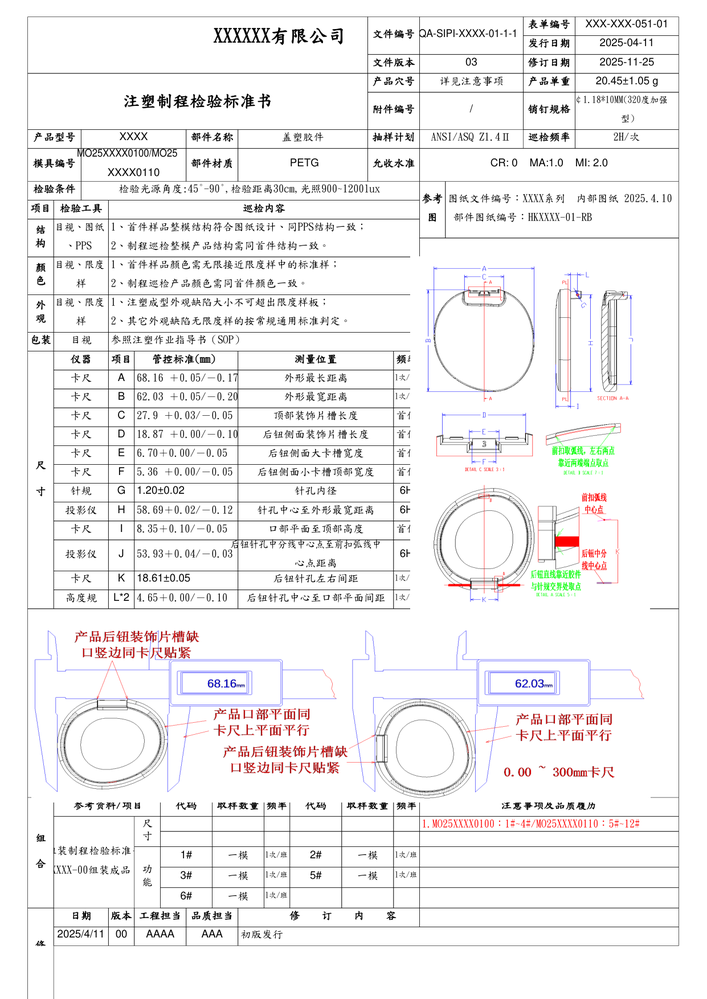
#> input picture tests/MiniPdf.Benchmark/reports/images/Issue202609031340_p1_minipdf.png, 707 x 999 px, shrunk from 1241 x 1754 before the run, given in place of classic132_striped_table_p1_minipdf.png, which was not available
$ python _diag_visual.py
#> lines starting #> are read from the running program, lines starting #| are printed output that depends on the picture; after the words box and inside, x2 and y2 are one past the last pixel; in counts of white or black regions, pixels touching at a corner belong together; pictures that were not available may be replaced by others from this repository, and a replacement may not be noted
"""Diagnostic script to analyze visual differences between minipdf and reference PDFs."""
from PIL import Image
import numpy as np

def analyze_file(name):
#> called with name = 'classic132_striped_table'
    print(f"\n{'='*60}")
    print(f"Analyzing: {name}")
    print(f"{'='*60}")
    m = Image.open(f'reports/images/{name}_p1_minipdf.png').convert('RGB')
#> m is the input picture: PIL image 707x999 RGB; mean R, G, B 241.1, 240.1, 240.6
    r = Image.open(f'reports/images/{name}_p1_reference.png').convert('RGB')
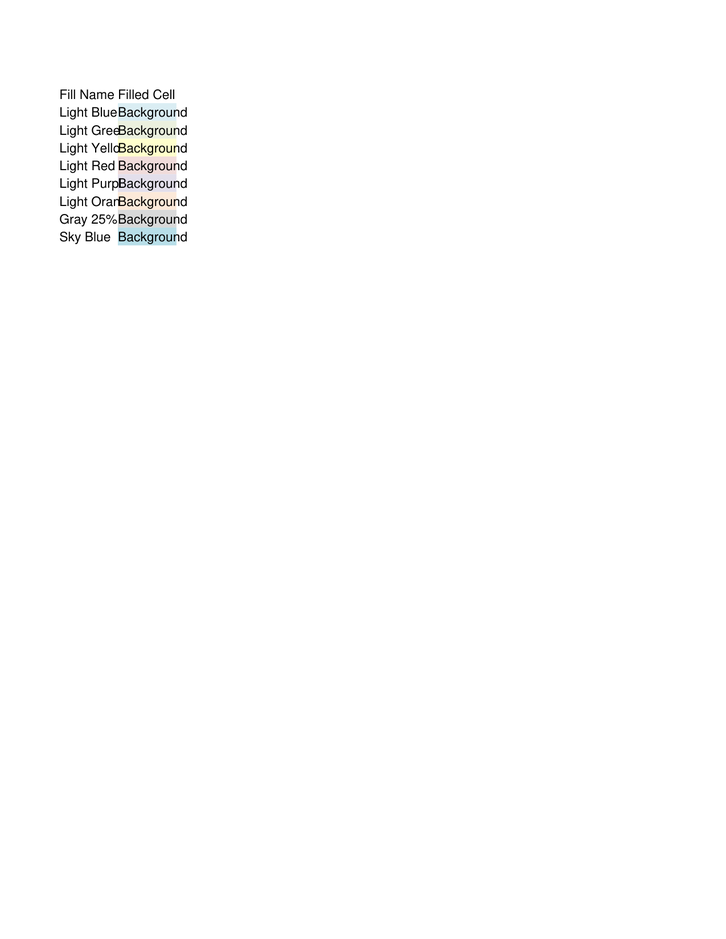
#> input picture tests/MiniPdf.Benchmark/reports/images/classic125_solid_fills_p1_minipdf.png, 726 x 939 px, shrunk from 1275 x 1650 before the run, given in place of classic132_striped_table_p1_reference.png, which was not available
#> r is the input picture: PIL image 726x939 RGB; mean R, G, B 253.4, 253.5, 253.4
    w = min(m.width, r.width)
#> w = 707
    h = min(m.height, r.height)
#> h = 939
    m = m.crop((0, 0, w, h))
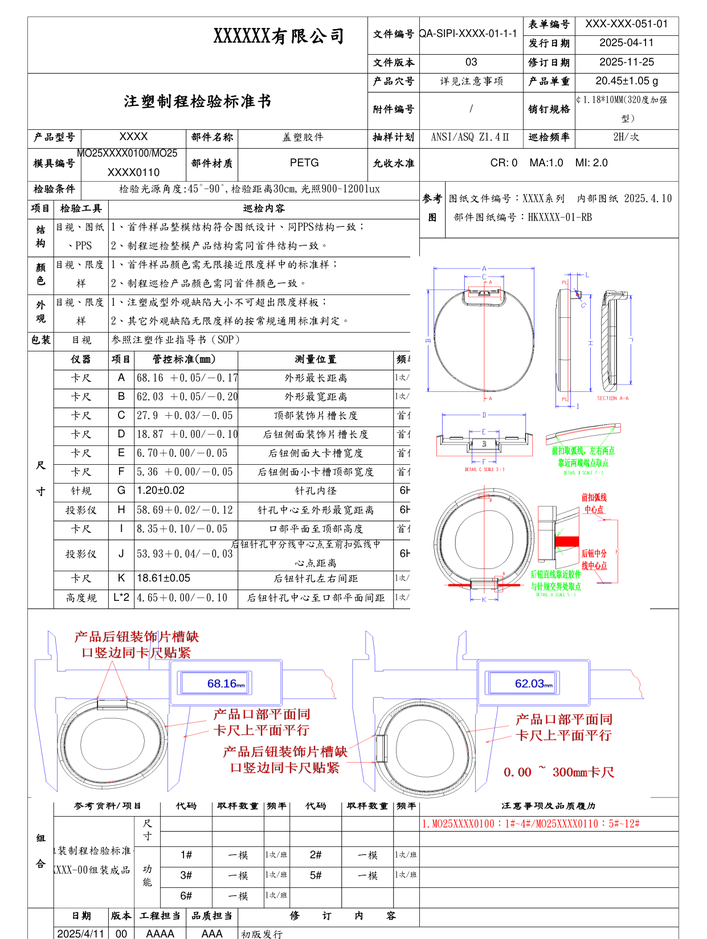
#> m: PIL image 707x939 RGB; mean R, G, B 240.4, 239.3, 239.8
    r = r.crop((0, 0, w, h))
#> r: PIL image 707x939 RGB
    ma = np.array(m, dtype=float)
    ra = np.array(r, dtype=float)

    # Get significant differences
    diff = np.abs(ma - ra)
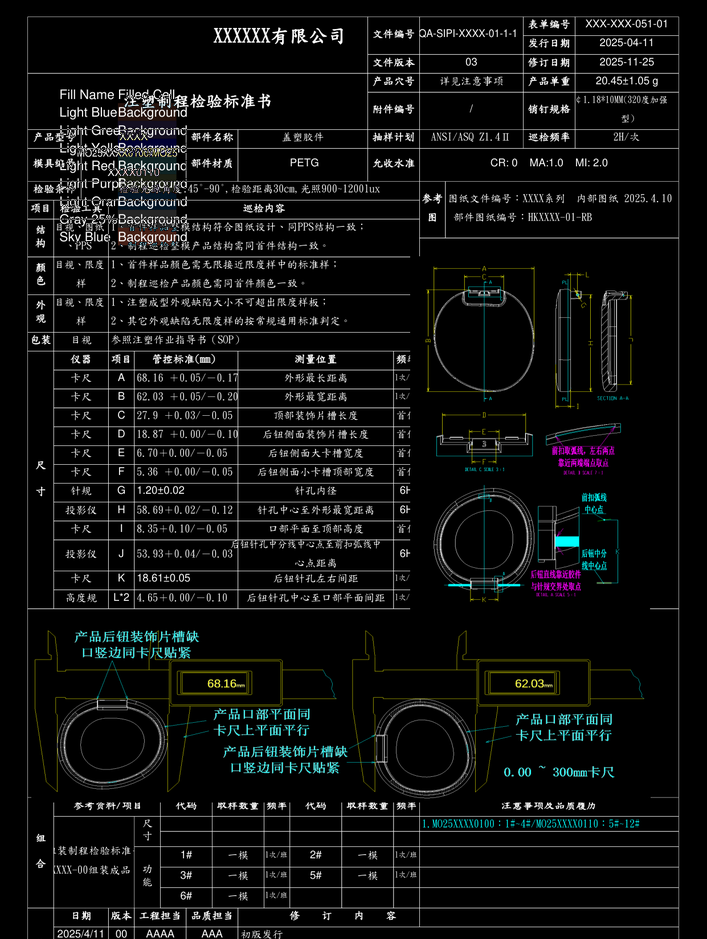
#> diff: shape (939, 707, 3) float64; mean R, G, B 15.7, 16.8, 16.4
    sig = diff.max(axis=2) > 30
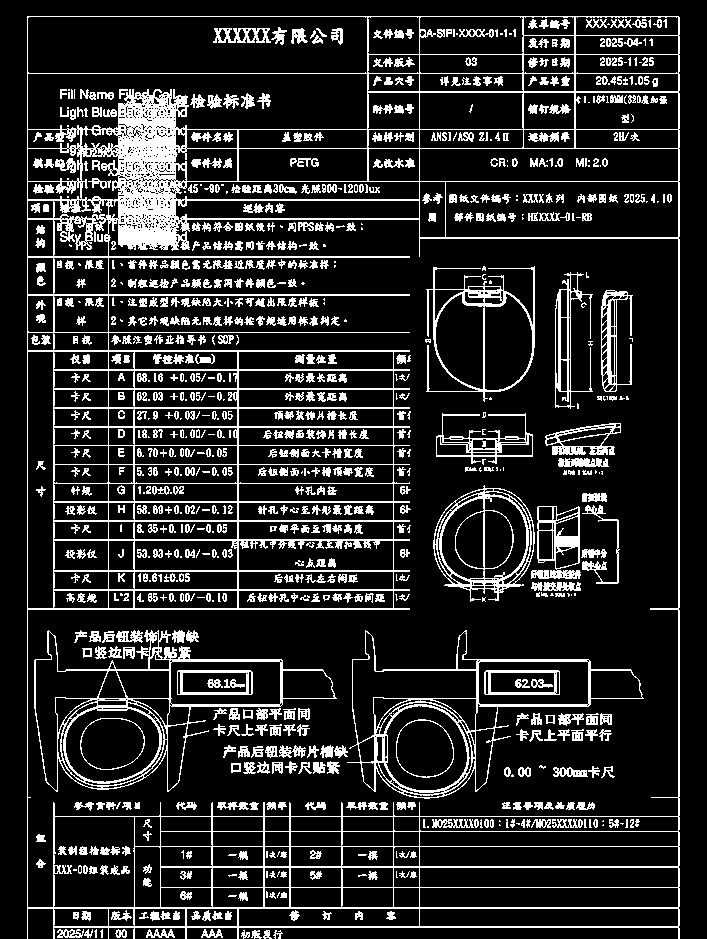
#> sig: shape (939, 707) bool; 16.1% white in thin lines or dots

    # For each row with diffs, categorize: is the diff in a "fill area" (colored bg)?
    # Check: in reference, is there a colored fill at that pixel?
    # If reference has color but minipdf has white → missing fill
    # If minipdf has color but reference has white → extra fill

    ref_has_fill = (ra < 250).any(axis=2) & ~((ra > 200).all(axis=2))  # has some non-white, non-gray color
#> ref_has_fill: shape (939, 707) bool; 0.96% white in thin lines or dots, all inside (x1, y1, x2, y2) = (60, 89, 187, 245)
    mini_has_fill = (ma < 250).any(axis=2) & ~((ma > 200).all(axis=2))
#> mini_has_fill: shape (939, 707) bool; 12% white in thin lines or dots

    # Areas where reference has fill but minipdf doesn't (within diff areas)
    missing_fill = sig & ref_has_fill & ~mini_has_fill
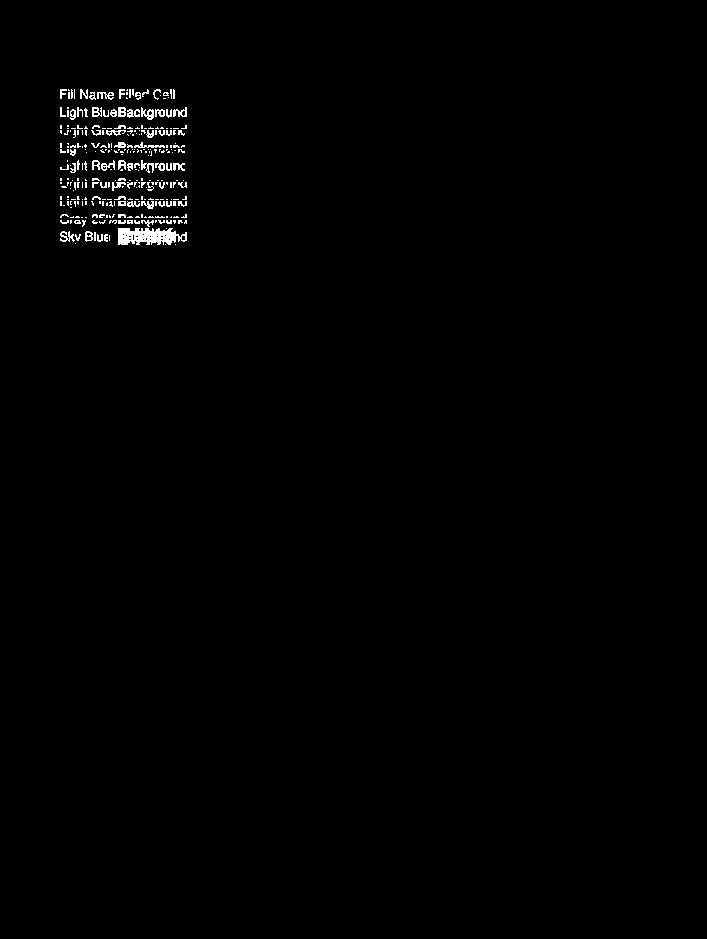
#> missing_fill: shape (939, 707) bool; 0.78% white in thin lines or dots, all inside (x1, y1, x2, y2) = (60, 89, 187, 245)
    extra_fill = sig & mini_has_fill & ~ref_has_fill
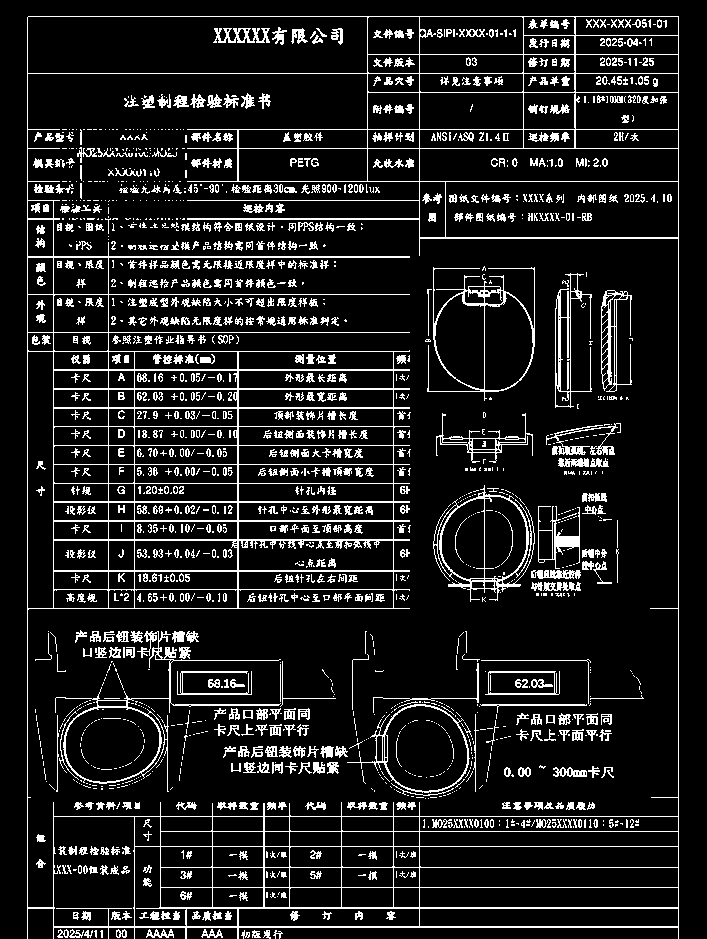
#> extra_fill: shape (939, 707) bool; 11.9% white in thin lines or dots

    # Check column alignment - look at vertical lines in the reference
    # Find the vertical transition points (left edges of fills/borders)
    print(f"\nImage size: {w}x{h}")
#| Image size: 707x939
    print(f"Total diff pixels (>30): {sig.sum()} ({sig.sum()/(w*h)*100:.2f}%)")
#| Total diff pixels (>30): 106976 (16.11%)

    # Sample a data row and analyze horizontal color transitions
    rows_with_diff = np.where(sig.any(axis=1))[0]
#> rows_with_diff = 923 values from 16 to 938
    if len(rows_with_diff) == 0:
        print("No significant differences found")
        return

    # Sample 3 rows
    samples = [rows_with_diff[len(rows_with_diff)//4],
               rows_with_diff[len(rows_with_diff)//2],
               rows_with_diff[3*len(rows_with_diff)//4]]
#> samples = [246, 477, 708]

    for sy in samples:
        print(f"\n--- Row y={sy} horizontal transitions ---")
        # Find columns where diff exists
        diff_cols = np.where(sig[sy])[0]
        if len(diff_cols) == 0:
            continue

        # Show diff regions
        regions = []
        start = diff_cols[0]
        prev = diff_cols[0]
        for c in diff_cols[1:]:
            if c > prev + 3:
                regions.append((start, prev))
                start = c
            prev = c
        regions.append((start, prev))

        for rx, (rs, re) in enumerate(regions[:8]):
            mid = (rs + re) // 2
            mp = ma[sy, mid].astype(int)
            rp = ra[sy, mid].astype(int)
            print(f"  x={rs}-{re} ({re-rs+1}px): mini=RGB({mp[0]},{mp[1]},{mp[2]}) ref=RGB({rp[0]},{rp[1]},{rp[2]})")
#> this loop made 3 passes
#> sy on passes 1, 3: 246, 708
#> (sy, diff_cols) on pass 2: (477, [27, 53, 54, 108, 133, 134, 237, 238, 393, 678, 679])
#> (printed output is left out)

    # Analyze: what percentage of diffs are "fill gaps" vs "positional shifts"?
    # Fill gap: reference has a colored fill, we have white
    print(f"\nDiff category analysis:")
    print(f"  Missing fill (ref has color, mini white): {missing_fill.sum()} px")
#|   Missing fill (ref has color, mini white): 5162 px
    print(f"  Extra fill (mini has color, ref white): {extra_fill.sum()} px")
#|   Extra fill (mini has color, ref white): 78681 px
    print(f"  Other diffs (position/shade): {sig.sum() - missing_fill.sum() - extra_fill.sum()} px")
#|   Other diffs (position/shade): 23133 px

    # Check if fills are shifted horizontally
    # For each row, find the leftmost fill pixel in both
    data_rows = range(rows_with_diff[0], min(rows_with_diff[-1]+1, h), 3)
    x_shifts = []
    for y in data_rows:
        m_fills = np.where(ma[y, :, :].max(axis=1) < 240)[0]  # darker than near-white
        r_fills = np.where(ra[y, :, :].max(axis=1) < 240)[0]
        if len(m_fills) > 0 and len(r_fills) > 0:
            x_shifts.append(m_fills[0] - r_fills[0])
#> this loop made 308 passes
#> m_fills on passes 12 to 14: [27, 367, 368, 419, 522, 523, 574, 575, 678, 679], [27, 367, 368, 419, 522, 523, 574, 575, 678, 679], [27, 367, 368, 419, 522, 523, 574, 575, 678, 679]
#> after the loop, x_shifts = 48 values, max -32 at index 45, min -122 at index 8, mean -44.98
    if x_shifts:
        shifts = np.array(x_shifts)
#> shifts has the same summary as x_shifts
        print(f"\nFill X-offset (mini-ref left edge): mean={shifts.mean():.1f}, median={np.median(shifts):.0f}, range=[{shifts.min()}, {shifts.max()}]")
#| Fill X-offset (mini-ref left edge): mean=-45.0, median=-33, range=[-122, -32]

    # Check vertical position offset
    # Find first filled row in both
    for x_test in range(150, 500, 100):
        m_col = ma[:, x_test, :].max(axis=1)
        r_col = ra[:, x_test, :].max(axis=1)
        m_filled_rows = np.where(m_col < 240)[0]
        r_filled_rows = np.where(r_col < 240)[0]
        if len(m_filled_rows) > 0 and len(r_filled_rows) > 0:
            y_shift = m_filled_rows[0] - r_filled_rows[0]
            if abs(y_shift) > 2:
                print(f"  Y-offset at x={x_test}: {y_shift}px (mini starts at y={m_filled_rows[0]}, ref at y={r_filled_rows[0]})")
#> this loop made 4 passes
#> y_shift on pass 1: -93
#|   Y-offset at x=150: -93px (mini starts at y=16, ref at y=109)


for name in [
    'classic132_striped_table',
    'classic134_heatmap',
    'classic137_checkerboard',
    'classic148_frozen_styled_grid',
    'classic142_styled_invoice',
    'classic149_merged_styled_sections',
    'classic128_font_sizes',
    'classic44_employee_roster',
    'classic150_kitchen_sink_styles',
]:
    try:
        analyze_file(name)
    except Exception as e:
        print(f"ERROR analyzing {name}: {e}")
